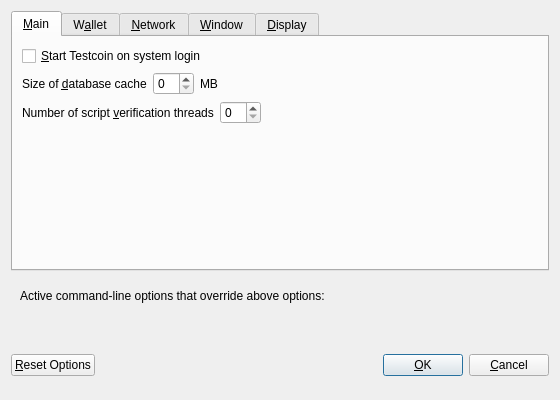
<?xml version="1.0" encoding="UTF-8"?>
<ui version="4.0">
 <class>OptionsDialog</class>
 <widget class="QDialog" name="OptionsDialog">
  <property name="geometry">
   <rect>
    <x>0</x>
    <y>0</y>
    <width>560</width>
    <height>400</height>
   </rect>
  </property>
  <property name="windowTitle">
   <string>Options</string>
  </property>
  <property name="modal">
   <bool>true</bool>
  </property>
  <layout class="QVBoxLayout" name="verticalLayout">
   <item>
    <widget class="QTabWidget" name="tabWidget">
     <property name="currentIndex">
      <number>0</number>
     </property>
     <widget class="QWidget" name="tabMain">
      <attribute name="title">
       <string>&amp;Main</string>
      </attribute>
      <layout class="QVBoxLayout" name="verticalLayout_Main">
       <item>
        <widget class="QCheckBox" name="testcoinAtStartup">
         <property name="toolTip">
          <string>Automatically start Testcoin after logging in to the system.</string>
         </property>
         <property name="text">
          <string>&amp;Start Testcoin on system login</string>
         </property>
        </widget>
       </item>
       <item>
        <layout class="QHBoxLayout" name="horizontalLayout_2_Main">
         <item>
          <widget class="QLabel" name="databaseCacheLabel">
           <property name="text">
            <string>Size of &amp;database cache</string>
           </property>
           <property name="textFormat">
            <enum>Qt::PlainText</enum>
           </property>
           <property name="buddy">
            <cstring>databaseCache</cstring>
           </property>
          </widget>
         </item>
         <item>
          <widget class="QSpinBox" name="databaseCache"/>
         </item>
         <item>
          <widget class="QLabel" name="databaseCacheUnitLabel">
           <property name="text">
            <string>MB</string>
           </property>
           <property name="textFormat">
            <enum>Qt::PlainText</enum>
           </property>
          </widget>
         </item>
         <item>
          <spacer name="horizontalSpacer_2_Main">
           <property name="orientation">
            <enum>Qt::Horizontal</enum>
           </property>
           <property name="sizeHint" stdset="0">
            <size>
             <width>40</width>
             <height>20</height>
            </size>
           </property>
          </spacer>
         </item>
        </layout>
       </item>
       <item>
        <layout class="QHBoxLayout" name="horizontalLayout_3_Main">
         <item>
          <widget class="QLabel" name="threadsScriptVerifLabel">
           <property name="text">
            <string>Number of script &amp;verification threads</string>
           </property>
           <property name="textFormat">
            <enum>Qt::PlainText</enum>
           </property>
           <property name="buddy">
            <cstring>threadsScriptVerif</cstring>
           </property>
          </widget>
         </item>
         <item>
          <widget class="QSpinBox" name="threadsScriptVerif">
           <property name="toolTip">
            <string>(0 = auto, &lt;0 = leave that many cores free)</string>
           </property>
          </widget>
         </item>
         <item>
          <spacer name="horizontalSpacer_3_Main">
           <property name="orientation">
            <enum>Qt::Horizontal</enum>
           </property>
           <property name="sizeHint" stdset="0">
            <size>
             <width>40</width>
             <height>20</height>
            </size>
           </property>
          </spacer>
         </item>
        </layout>
       </item>
       <item>
        <spacer name="verticalSpacer_Main">
         <property name="orientation">
          <enum>Qt::Vertical</enum>
         </property>
         <property name="sizeHint" stdset="0">
          <size>
           <width>20</width>
           <height>40</height>
          </size>
         </property>
        </spacer>
       </item>
      </layout>
     </widget>
     <widget class="QWidget" name="tabWallet">
      <attribute name="title">
       <string>W&amp;allet</string>
      </attribute>
      <layout class="QVBoxLayout" name="verticalLayout_Wallet">
       <item>
        <widget class="QGroupBox" name="groupBox">
         <property name="title">
          <string>Expert</string>
         </property>
         <layout class="QVBoxLayout" name="verticalLayout_2">
          <item>
           <widget class="QCheckBox" name="coinControlFeatures">
            <property name="toolTip">
             <string>Whether to show coin control features or not.</string>
            </property>
            <property name="text">
             <string>Enable coin &amp;control features</string>
            </property>
           </widget>
          </item>
          <item>
           <widget class="QCheckBox" name="spendZeroConfChange">
            <property name="toolTip">
             <string>If you disable the spending of unconfirmed change, the change from a transaction cannot be used until that transaction has at least one confirmation. This also affects how your balance is computed.</string>
            </property>
            <property name="text">
             <string>&amp;Spend unconfirmed change</string>
            </property>
           </widget>
          </item>
         </layout>
        </widget>
       </item>
       <item>
        <spacer name="verticalSpacer_Wallet">
         <property name="orientation">
          <enum>Qt::Vertical</enum>
         </property>
         <property name="sizeHint" stdset="0">
          <size>
           <width>20</width>
           <height>40</height>
          </size>
         </property>
        </spacer>
       </item>
      </layout>
     </widget>
     <widget class="QWidget" name="tabNetwork">
      <attribute name="title">
       <string>&amp;Network</string>
      </attribute>
      <layout class="QVBoxLayout" name="verticalLayout_Network">
       <item>
        <widget class="QCheckBox" name="mapPortUpnp">
         <property name="toolTip">
          <string>Automatically open the Testcoin client port on the router. This only works when your router supports UPnP and it is enabled.</string>
         </property>
         <property name="text">
          <string>Map port using &amp;UPnP</string>
         </property>
        </widget>
       </item>
       <item>
        <widget class="QCheckBox" name="allowIncoming">
         <property name="toolTip">
          <string>Accept connections from outside</string>
         </property>
         <property name="text">
          <string>Allow incoming connections</string>
         </property>
        </widget>
       </item>
       <item>
        <widget class="QCheckBox" name="connectSocks">
         <property name="toolTip">
          <string>Connect to the Testcoin network through a SOCKS5 proxy.</string>
         </property>
         <property name="text">
          <string>&amp;Connect through SOCKS5 proxy (default proxy):</string>
         </property>
        </widget>
       </item>
       <item>
        <layout class="QHBoxLayout" name="horizontalLayout_1_Network">
         <item>
          <widget class="QLabel" name="proxyIpLabel">
           <property name="text">
            <string>Proxy &amp;IP:</string>
           </property>
           <property name="textFormat">
            <enum>Qt::PlainText</enum>
           </property>
           <property name="buddy">
            <cstring>proxyIp</cstring>
           </property>
          </widget>
         </item>
         <item>
          <widget class="QValidatedLineEdit" name="proxyIp">
           <property name="minimumSize">
            <size>
             <width>140</width>
             <height>0</height>
            </size>
           </property>
           <property name="maximumSize">
            <size>
             <width>140</width>
             <height>16777215</height>
            </size>
           </property>
           <property name="toolTip">
            <string>IP address of the proxy (e.g. IPv4: 127.0.0.1 / IPv6: ::1)</string>
           </property>
          </widget>
         </item>
         <item>
          <widget class="QLabel" name="proxyPortLabel">
           <property name="text">
            <string>&amp;Port:</string>
           </property>
           <property name="textFormat">
            <enum>Qt::PlainText</enum>
           </property>
           <property name="buddy">
            <cstring>proxyPort</cstring>
           </property>
          </widget>
         </item>
         <item>
          <widget class="QLineEdit" name="proxyPort">
           <property name="minimumSize">
            <size>
             <width>55</width>
             <height>0</height>
            </size>
           </property>
           <property name="maximumSize">
            <size>
             <width>55</width>
             <height>16777215</height>
            </size>
           </property>
           <property name="toolTip">
            <string>Port of the proxy (e.g. 9050)</string>
           </property>
          </widget>
         </item>
         <item>
          <spacer name="horizontalSpacer_1_Network">
           <property name="orientation">
            <enum>Qt::Horizontal</enum>
           </property>
           <property name="sizeHint" stdset="0">
            <size>
             <width>40</width>
             <height>20</height>
            </size>
           </property>
          </spacer>
         </item>
        </layout>
       </item>
       <item>
        <spacer name="verticalSpacer_Network">
         <property name="orientation">
          <enum>Qt::Vertical</enum>
         </property>
         <property name="sizeHint" stdset="0">
          <size>
           <width>20</width>
           <height>40</height>
          </size>
         </property>
        </spacer>
       </item>
      </layout>
     </widget>
     <widget class="QWidget" name="tabWindow">
      <attribute name="title">
       <string>&amp;Window</string>
      </attribute>
      <layout class="QVBoxLayout" name="verticalLayout_Window">
       <item>
        <widget class="QCheckBox" name="minimizeToTray">
         <property name="toolTip">
          <string>Show only a tray icon after minimizing the window.</string>
         </property>
         <property name="text">
          <string>&amp;Minimize to the tray instead of the taskbar</string>
         </property>
        </widget>
       </item>
       <item>
        <widget class="QCheckBox" name="minimizeOnClose">
         <property name="toolTip">
          <string>Minimize instead of exit the application when the window is closed. When this option is enabled, the application will be closed only after selecting Quit in the menu.</string>
         </property>
         <property name="text">
          <string>M&amp;inimize on close</string>
         </property>
        </widget>
       </item>
       <item>
        <spacer name="verticalSpacer_Window">
         <property name="orientation">
          <enum>Qt::Vertical</enum>
         </property>
         <property name="sizeHint" stdset="0">
          <size>
           <width>20</width>
           <height>40</height>
          </size>
         </property>
        </spacer>
       </item>
      </layout>
     </widget>
     <widget class="QWidget" name="tabDisplay">
      <attribute name="title">
       <string>&amp;Display</string>
      </attribute>
      <layout class="QVBoxLayout" name="verticalLayout_Display">
       <item>
        <layout class="QHBoxLayout" name="horizontalLayout_1_Display">
         <item>
          <widget class="QLabel" name="langLabel">
           <property name="text">
            <string>User Interface &amp;language:</string>
           </property>
           <property name="textFormat">
            <enum>Qt::PlainText</enum>
           </property>
           <property name="buddy">
            <cstring>lang</cstring>
           </property>
          </widget>
         </item>
         <item>
          <widget class="QValueComboBox" name="lang">
           <property name="toolTip">
            <string>The user interface language can be set here. This setting will take effect after restarting Testcoin.</string>
           </property>
          </widget>
         </item>
        </layout>
       </item>
       <item>
        <layout class="QHBoxLayout" name="horizontalLayout_2_Display">
         <item>
          <widget class="QLabel" name="unitLabel">
           <property name="text">
            <string>&amp;Unit to show amounts in:</string>
           </property>
           <property name="textFormat">
            <enum>Qt::PlainText</enum>
           </property>
           <property name="buddy">
            <cstring>unit</cstring>
           </property>
          </widget>
         </item>
         <item>
          <widget class="QValueComboBox" name="unit">
           <property name="toolTip">
            <string>Choose the default subdivision unit to show in the interface and when sending coins.</string>
           </property>
          </widget>
         </item>
        </layout>
       </item>
       <item>
        <layout class="QHBoxLayout" name="horizontalLayout_3_Display">
         <item>
          <widget class="QLabel" name="thirdPartyTxUrlsLabel">
           <property name="toolTip">
            <string>Third party URLs (e.g. a block explorer) that appear in the transactions tab as context menu items. %s in the URL is replaced by transaction hash. Multiple URLs are separated by vertical bar |.</string>
           </property>
           <property name="text">
            <string>Third party transaction URLs</string>
           </property>
           <property name="buddy">
            <cstring>thirdPartyTxUrls</cstring>
           </property>
          </widget>
         </item>
         <item>
          <widget class="QLineEdit" name="thirdPartyTxUrls">
           <property name="toolTip">
            <string>Third party URLs (e.g. a block explorer) that appear in the transactions tab as context menu items. %s in the URL is replaced by transaction hash. Multiple URLs are separated by vertical bar |.</string>
           </property>
          </widget>
         </item>
        </layout>
       </item>
       <item>
        <spacer name="verticalSpacer_Display">
         <property name="orientation">
          <enum>Qt::Vertical</enum>
         </property>
         <property name="sizeHint" stdset="0">
          <size>
           <width>20</width>
           <height>40</height>
          </size>
         </property>
        </spacer>
       </item>
      </layout>
     </widget>
    </widget>
   </item>
   <item>
    <widget class="QFrame" name="frame">
     <layout class="QVBoxLayout" name="verticalLayout_Bottom">
      <item>
       <layout class="QHBoxLayout" name="horizontalLayout_Bottom">
        <item>
         <widget class="QLabel" name="overriddenByCommandLineInfoLabel">
          <property name="text">
           <string>Active command-line options that override above options:</string>
          </property>
          <property name="textFormat">
           <enum>Qt::PlainText</enum>
          </property>
         </widget>
        </item>
        <item>
         <spacer name="horizontalSpacer_Bottom">
          <property name="orientation">
           <enum>Qt::Horizontal</enum>
          </property>
          <property name="sizeHint" stdset="0">
           <size>
            <width>40</width>
            <height>20</height>
           </size>
          </property>
         </spacer>
        </item>
       </layout>
      </item>
      <item>
       <widget class="QLabel" name="overriddenByCommandLineLabel">
        <property name="text">
         <string/>
        </property>
        <property name="textFormat">
         <enum>Qt::PlainText</enum>
        </property>
        <property name="wordWrap">
         <bool>true</bool>
        </property>
       </widget>
      </item>
     </layout>
    </widget>
   </item>
   <item>
    <layout class="QHBoxLayout" name="horizontalLayout_Buttons">
     <item>
      <widget class="QPushButton" name="resetButton">
       <property name="toolTip">
        <string>Reset all client options to default.</string>
       </property>
       <property name="text">
        <string>&amp;Reset Options</string>
       </property>
       <property name="autoDefault">
        <bool>false</bool>
       </property>
      </widget>
     </item>
     <item>
      <spacer name="horizontalSpacer_1">
       <property name="orientation">
        <enum>Qt::Horizontal</enum>
       </property>
       <property name="sizeHint" stdset="0">
        <size>
         <width>40</width>
         <height>48</height>
        </size>
       </property>
      </spacer>
     </item>
     <item>
      <widget class="QLabel" name="statusLabel">
       <property name="minimumSize">
        <size>
         <width>200</width>
         <height>0</height>
        </size>
       </property>
       <property name="font">
        <font>
         <weight>75</weight>
         <bold>true</bold>
        </font>
       </property>
       <property name="text">
        <string/>
       </property>
       <property name="textFormat">
        <enum>Qt::PlainText</enum>
       </property>
       <property name="wordWrap">
        <bool>true</bool>
       </property>
      </widget>
     </item>
     <item>
      <spacer name="horizontalSpacer_2">
       <property name="orientation">
        <enum>Qt::Horizontal</enum>
       </property>
       <property name="sizeHint" stdset="0">
        <size>
         <width>40</width>
         <height>48</height>
        </size>
       </property>
      </spacer>
     </item>
     <item>
      <widget class="QPushButton" name="okButton">
       <property name="text">
        <string>&amp;OK</string>
       </property>
       <property name="autoDefault">
        <bool>false</bool>
       </property>
       <property name="default">
        <bool>true</bool>
       </property>
      </widget>
     </item>
     <item>
      <widget class="QPushButton" name="cancelButton">
       <property name="text">
        <string>&amp;Cancel</string>
       </property>
       <property name="autoDefault">
        <bool>false</bool>
       </property>
      </widget>
     </item>
    </layout>
   </item>
  </layout>
 </widget>
 <customwidgets>
  <customwidget>
   <class>QValidatedLineEdit</class>
   <extends>QLineEdit</extends>
   <header>qvalidatedlineedit.h</header>
  </customwidget>
  <customwidget>
   <class>QValueComboBox</class>
   <extends>QComboBox</extends>
   <header>qvaluecombobox.h</header>
  </customwidget>
 </customwidgets>
 <resources/>
 <connections/>
</ui>
